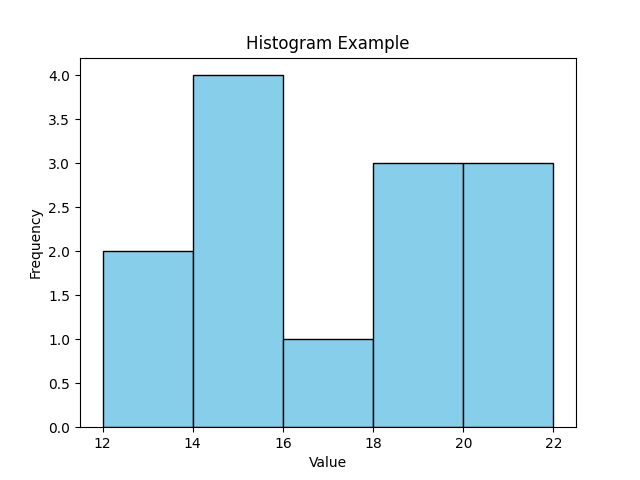

Reproduce this figure in Python.
import matplotlib.pyplot as plt

data = [12, 15, 12, 18, 19, 15, 14, 20, 22, 21, 15, 18, 16]

plt.hist(data, bins=5, color='skyblue', edgecolor='black')
plt.title('Histogram Example')
plt.xlabel('Value')
plt.ylabel('Frequency')
plt.show()
